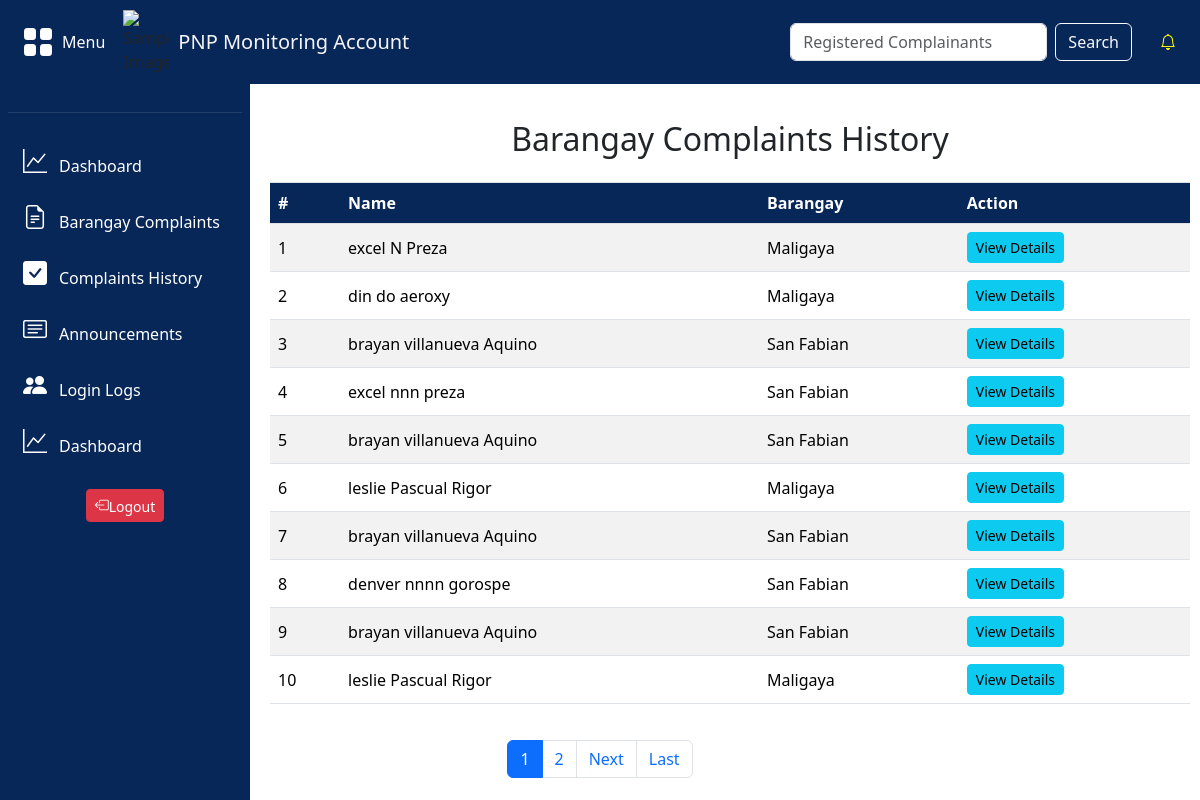
The app's page /pnp/pnplogs.php, older data.
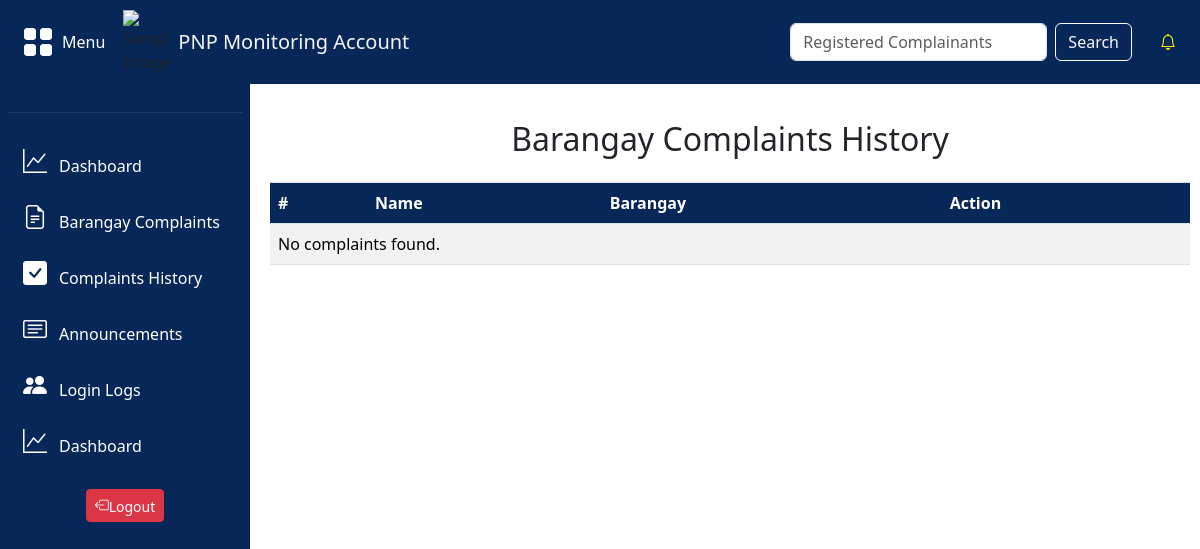
The same page, newer data.
### tables this page shows
CREATE TABLE `tbl_complaints` (
  `complaints_id` int(15) NOT NULL,
  `complaint_name` varchar(255) NOT NULL,
  `complaints_person` varchar(15) NOT NULL,
  `status` varchar(20) NOT NULL DEFAULT '''Inprogress''',
  `complaints` text NOT NULL,
  `responds` enum('barangay','pnp') NOT NULL,
  `date_filed` date NOT NULL,
  `category_id` int(1) NOT NULL,
  `barangays_id` int(10) NOT NULL,
  `image_id` int(10) NOT NULL,
  `info_id` int(11) NOT NULL,
  `user_id` int(11) NOT NULL,
  `ano` varchar(255) DEFAULT NULL,
  `saan` varchar(255) DEFAULT NULL,
  `kailan` datetime(6) DEFAULT NULL,
  `paano` text DEFAULT NULL,
  `bakit` text DEFAULT NULL
);

CREATE TABLE `tbl_users_barangay` (
  `barangays_id` int(11) NOT NULL,
  `barangay_name` varchar(255) NOT NULL
);

### pnp/pnplogs.php (the view, shortened to what this page needs)
<?php
include '../connection/dbconn.php';
$results_per_page = 10;
$page = isset($_GET['page']) && is_numeric($_GET['page']) && $_GET['page'] > 0 ? (int)$_GET['page'] : 1;
$start_from = ($page - 1) * $results_per_page;
$search_query = isset($_GET['search']) ? $_GET['search'] : '';
function displayComplaintDetails($pdo, $search_query, $start_from, $results_per_page) {
    try {
        $search_query = '%' . $search_query . '%';
        $stmt = $pdo->prepare("
            SELECT c.complaints_id, c.complaint_name, b.barangay_name
            FROM tbl_complaints c
            LEFT JOIN tbl_users_barangay b ON c.barangays_id = b.barangays_id
            WHERE c.responds = 'pnp'
            AND (c.complaint_name LIKE ? OR b.barangay_name LIKE ?)
            ORDER BY c.date_filed ASC
            LIMIT ?, ?
        ");
        $stmt->bindParam(1, $search_query, PDO::PARAM_STR);
        $stmt->bindParam(2, $search_query, PDO::PARAM_STR);
        $stmt->bindParam(3, $start_from, PDO::PARAM_INT);
        $stmt->bindParam(4, $results_per_page, PDO::PARAM_INT);
        $stmt->execute();
        if ($stmt->rowCount() == 0) {
            echo "<tr><td colspan='4'>No complaints found.</td></tr>";
        } else {
            $row_number = $start_from + 1;
            while ($row = $stmt->fetch(PDO::FETCH_ASSOC)) {
                $complaint_id = htmlspecialchars($row['complaints_id']);
                $complaint_name = htmlspecialchars($row['complaint_name']);
                $barangay_name = htmlspecialchars($row['barangay_name']);
                echo "<tr>";
                echo "<td class='align-middle'>{$row_number}</td>";
                echo "<td class='align-middle'>{$complaint_name}</td>";
                echo "<td class='align-middle'>{$barangay_name}</td>";
                echo "<td '>
                        <button type='button' class='btn btn-sm btn-info' onclick='loadComplaintDetails({$complaint_id})'>View Details</button>
                      </td>";
                echo "</tr>";
                $row_number++;
            }
        }
    } catch (PDOException $e) {
        echo "<tr><td colspan='4'>Error fetching PNP complaints logs: " . $e->getMessage() . "</td></tr>";
    }
}
$stmt = $pdo->prepare("
    SELECT COUNT(*) AS total
    FROM tbl_complaints c
    LEFT JOIN tbl_users_barangay b ON c.barangays_id = b.barangays_id
    WHERE c.responds = 'pnp'
    AND (c.complaint_name LIKE ? OR b.barangay_name LIKE ?)
");
$search_query_like = '%' . $search_query . '%';
$stmt->execute([$search_query_like, $search_query_like]);
$row = $stmt->fetch(PDO::FETCH_ASSOC);
$total_complaints = $row['total'];
$total_pages = ceil($total_complaints / $results_per_page);
?>
<!DOCTYPE html>
<html lang="en">
<head>
    <link href="https://cdnjs.cloudflare.com/ajax/libs/bootstrap-icons/1.8.1/font/bootstrap-icons.min.css" rel="stylesheet">
    <link href="https://cdn.jsdelivr.net/npm/bootstrap@5.3.3/dist/css/bootstrap.min.css" rel="stylesheet">
    <link rel="stylesheet" type="text/css" href="../styles/style.css">
</head>
<body>
<?php
include '../includes/pnp-nav.php';
include '../includes/pnp-bar.php';
?>
    <center><div class="content">
        <h2 class="mt-3 mb-4">Barangay Complaints History</h2>
        <div class="table">
            <table class="table table-striped table-bordered">
                <thead>
                    <tr>
                        <th>#</th>
                        <th>Name</th>
                        <th>Barangay</th>
                        <th>Action</th>
                    </tr>
                </thead>
                <tbody>
                    <?php
                        displayComplaintDetails($pdo, $search_query, $start_from, $results_per_page);
                    ?>
                </tbody>
            </table>
        </div>
    </div>
    <nav>
        <ul class="pagination justify-content-center">
            <?php for ($i = 1; $i <= $total_pages; $i++): ?>
                <li class="page-item <?= ($i == $page) ? 'active' : ''; ?>">
                    <a class="page-link" href="?page=<?= $i; ?>&search=<?= htmlspecialchars($search_query); ?>"><?= $i; ?></a>
                </li>
            <?php endfor; ?>
            <?php if ($page < $total_pages): ?>
                <li class="page-item">
                    <a class="page-link" href="?page=<?= $page + 1; ?>&search=<?= htmlspecialchars($search_query); ?>">Next</a>
                </li>
                <li class="page-item">
                    <a class="page-link" href="?page=<?= $total_pages; ?>&search=<?= htmlspecialchars($search_query); ?>">Last</a>
                </li>
            <?php endif; ?>
        </ul>
    </nav>
    </center>
</body>
</html>

Row changes from the older to the newer data that the page shows:
removed tbl_complaints: complaint_name "excel N Preza", barangays.barangay_name "Maligaya"
removed tbl_complaints: complaint_name "din do aeroxy", barangays.barangay_name "Maligaya"
removed tbl_complaints: complaint_name "brayan villanueva Aquino", barangays.barangay_name "San Fabian"
removed tbl_complaints: complaint_name "excel nnn preza", barangays.barangay_name "San Fabian"
removed tbl_complaints: complaint_name "brayan villanueva Aquino", barangays.barangay_name "San Fabian"
removed tbl_complaints: complaint_name "leslie Pascual Rigor", barangays.barangay_name "Maligaya"
removed tbl_complaints: complaint_name "brayan villanueva Aquino", barangays.barangay_name "San Fabian"
removed tbl_complaints: complaint_name "denver nnnn gorospe", barangays.barangay_name "San Fabian"
removed tbl_complaints: complaint_name "brayan villanueva Aquino", barangays.barangay_name "San Fabian"
removed tbl_complaints: complaint_name "leslie Pascual Rigor", barangays.barangay_name "Maligaya"
Text that changed along with them:
text no longer shown: "Next Last"
text now shown: "No complaints found."
list line gone: "1"
list line gone: "2"
